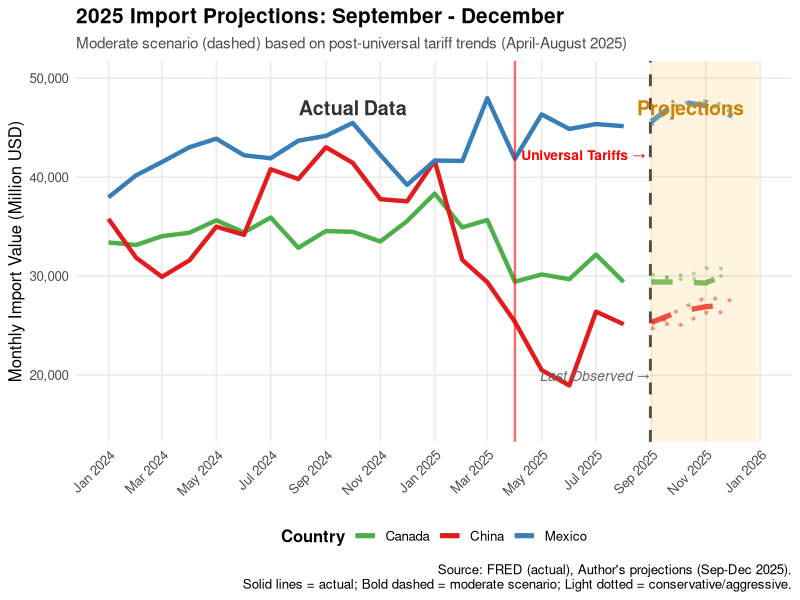

This figure's R source:
# ============================================================================
# SCRIPT 08: FIX FIGURE 13 - 2025 PROJECTIONS (IMPROVED)
# ============================================================================

library(tidyverse)
library(lubridate)
library(scales)

cat("=== CREATING IMPROVED FIGURE 13: 2025 PROJECTIONS ===\n\n")

# Load data
did_data <- read_csv("data/processed/did_analysis_data.csv") %>%
  mutate(date = ymd(date))

projections <- read_csv("outputs/tables/projections_2025.csv") %>%
  mutate(date = ymd(date))

# Prepare actual data - START FROM JAN 2024 (not Jun!)
actual_recent <- did_data %>%
  filter(date >= "2024-01-01") %>%  # FIXED: Start at Jan 2024
  mutate(
    scenario = "Actual",
    projection = FALSE
  )

# Colors
country_colors <- c(
  "China" = "#e41a1c",
  "Mexico" = "#377eb8", 
  "Canada" = "#4daf4a",
  "Brazil" = "#984ea3"
)

# Create improved projection figure
p13_improved <- ggplot() +
  # Actual data - BOLD solid lines
  geom_line(data = actual_recent,
            aes(x = date, y = imports, color = country),
            linewidth = 1.5, alpha = 1) +
  
  # Mark where projections begin
  geom_vline(xintercept = as.Date("2025-08-31"),
             linetype = "dashed", color = "gray30", linewidth = 1) +
  
  # Conservative scenario - dotted
  geom_line(data = projections %>% filter(scenario == "Conservative"),
            aes(x = date, y = imports, color = country),
            linewidth = 1.2, alpha = 0.5, linetype = "dotted") +
  
  # Moderate scenario - BOLDER dashed (main projection)
  geom_line(data = projections %>% filter(scenario == "Moderate"),
            aes(x = date, y = imports, color = country),
            linewidth = 1.8, alpha = 0.8, linetype = "dashed") +  # THICKER
  
  # Aggressive scenario - dotted
  geom_line(data = projections %>% filter(scenario == "Aggressive"),
            aes(x = date, y = imports, color = country),
            linewidth = 1.2, alpha = 0.5, linetype = "dotted") +
  
  # Shading for projection period - MORE VISIBLE
  annotate("rect", xmin = as.Date("2025-09-01"), xmax = as.Date("2025-12-31"),
           ymin = -Inf, ymax = Inf, alpha = 0.12, fill = "orange") +
  
  # Labels - IMPROVED POSITIONING
  annotate("text", x = as.Date("2024-10-01"), y = max(actual_recent$imports) * 0.98,
           label = "Actual Data", size = 5, fontface = "bold", color = "gray20") +
  
  annotate("text", x = as.Date("2025-10-15"), y = max(actual_recent$imports) * 0.98,
           label = "Projections", size = 5, fontface = "bold", color = "orange3") +
  
  annotate("text", x = as.Date("2025-08-31"), y = min(actual_recent$imports) * 1.05,
           label = "Last Observed →", hjust = 1, size = 3.5, 
           color = "gray40", fontface = "italic") +
  
  # Mark April 2025 universal tariffs
  geom_vline(xintercept = as.Date("2025-04-01"),
             linetype = "solid", color = "red", linewidth = 0.8, alpha = 0.6) +
  annotate("text", x = as.Date("2025-04-01"), y = max(actual_recent$imports) * 0.88,
           label = "Universal Tariffs →", hjust = -0.05, size = 3.5, 
           color = "red", fontface = "bold") +
  
  labs(
    title = "2025 Import Projections: September - December",
    subtitle = "Moderate scenario (dashed) based on post-universal tariff trends (April-August 2025)",
    x = NULL,
    y = "Monthly Import Value (Million USD)",
    color = "Country",
    caption = "Source: FRED (actual), Author's projections (Sep-Dec 2025).\nSolid lines = actual; Bold dashed = moderate scenario; Light dotted = conservative/aggressive."
  ) +
  scale_color_manual(values = country_colors) +
  scale_y_continuous(labels = comma, limits = c(15000, 50000)) +
  scale_x_date(date_breaks = "2 months", date_labels = "%b %Y",
               limits = c(as.Date("2024-01-01"), as.Date("2025-12-31"))) +  # FULL RANGE
  theme_minimal(base_size = 12) +
  theme(
    plot.title = element_text(face = "bold", size = 15),
    plot.subtitle = element_text(size = 11, color = "gray30"),
    legend.position = "bottom",
    legend.title = element_text(face = "bold"),
    panel.grid.minor = element_blank(),
    axis.text.x = element_text(angle = 45, hjust = 1)
  )

# Save
ggsave("outputs/figures/fig13_2025_projections.png", p13_improved,
       width = 14, height = 8, dpi = 300)

cat("✓ Saved: outputs/figures/fig13_2025_projections.png\n")
cat("  - Fixed: X-axis now starts at Jan 2024\n")
cat("  - Fixed: Projection lines are bolder and more visible\n")
cat("  - Improved: Better labels and shading\n")

cat("\n=== FIGURE 13 IMPROVED ===\n")
